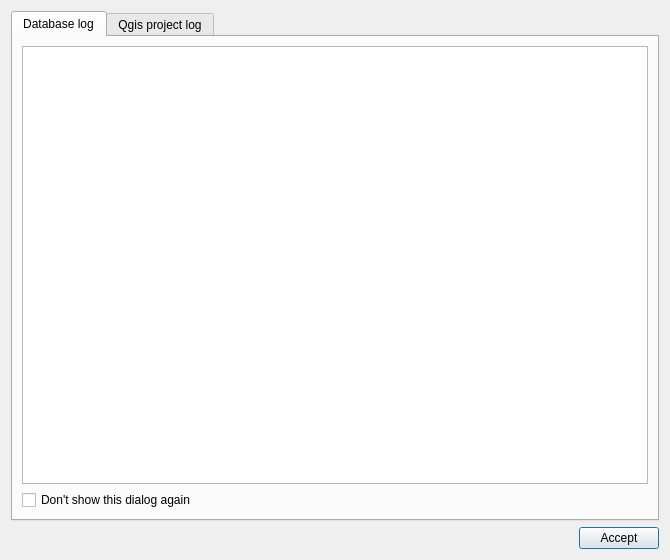
<?xml version="1.0" encoding="UTF-8"?>
<ui version="4.0">
 <class>audit_check_project_result</class>
 <widget class="QDialog" name="audit_check_project_result">
  <property name="geometry">
   <rect>
    <x>0</x>
    <y>0</y>
    <width>670</width>
    <height>560</height>
   </rect>
  </property>
  <property name="windowTitle">
   <string>Audit check project result</string>
  </property>
  <layout class="QGridLayout" name="gridLayout">
   <item row="0" column="1">
    <widget class="QTabWidget" name="mainTab">
     <property name="currentIndex">
      <number>0</number>
     </property>
     <widget class="QWidget" name="tab_infolog">
      <attribute name="title">
       <string>Database log</string>
      </attribute>
      <layout class="QGridLayout" name="gridLayout_2">
       <item row="0" column="0">
        <widget class="QTextEdit" name="txt_infolog"/>
       </item>
       <item row="1" column="0">
        <widget class="QCheckBox" name="chk_hide_form">
         <property name="text">
          <string>Don't show this dialog again</string>
         </property>
        </widget>
       </item>
      </layout>
     </widget>
     <widget class="QWidget" name="tab_2">
      <attribute name="title">
       <string>Qgis project log</string>
      </attribute>
      <layout class="QGridLayout" name="gridLayout_4">
       <item row="0" column="2">
        <widget class="QScrollArea" name="scrollArea">
         <property name="widgetResizable">
          <bool>true</bool>
         </property>
         <widget class="QWidget" name="scrollAreaWidgetContents">
          <property name="geometry">
           <rect>
            <x>0</x>
            <y>0</y>
            <width>626</width>
            <height>465</height>
           </rect>
          </property>
          <layout class="QGridLayout" name="gridLayout_3">
           <item row="0" column="0">
            <widget class="QGroupBox" name="grb_critical">
             <property name="title">
              <string>Critical</string>
             </property>
             <layout class="QVBoxLayout" name="verticalLayout">
              <item>
               <layout class="QGridLayout" name="grl_critical"/>
              </item>
             </layout>
            </widget>
           </item>
           <item row="1" column="0">
            <widget class="QGroupBox" name="grb_other">
             <property name="title">
              <string>Others</string>
             </property>
             <layout class="QVBoxLayout" name="verticalLayout_2">
              <item>
               <layout class="QGridLayout" name="grl_others"/>
              </item>
             </layout>
            </widget>
           </item>
           <item row="2" column="0">
            <spacer name="verticalSpacer">
             <property name="orientation">
              <enum>Qt::Vertical</enum>
             </property>
             <property name="sizeHint" stdset="0">
              <size>
               <width>20</width>
               <height>40</height>
              </size>
             </property>
            </spacer>
           </item>
          </layout>
         </widget>
        </widget>
       </item>
      </layout>
     </widget>
    </widget>
   </item>
   <item row="1" column="1">
    <layout class="QHBoxLayout" name="horizontalLayout">
     <item>
      <spacer name="horizontalSpacer">
       <property name="orientation">
        <enum>Qt::Horizontal</enum>
       </property>
       <property name="sizeHint" stdset="0">
        <size>
         <width>40</width>
         <height>20</height>
        </size>
       </property>
      </spacer>
     </item>
     <item>
      <widget class="QPushButton" name="btn_accept">
       <property name="text">
        <string>Accept</string>
       </property>
      </widget>
     </item>
    </layout>
   </item>
  </layout>
 </widget>
 <resources/>
 <connections/>
</ui>
